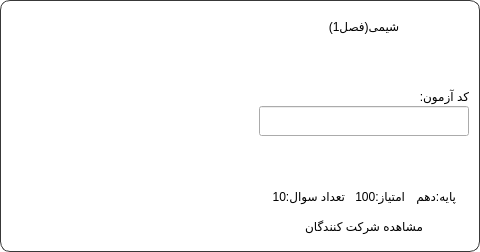
<?xml version="1.0" encoding="UTF-8"?>
<ui version="4.0">
 <class>cardFrame</class>
 <widget class="QFrame" name="cardFrame">
  <property name="geometry">
   <rect>
    <x>0</x>
    <y>0</y>
    <width>480</width>
    <height>252</height>
   </rect>
  </property>
  <property name="minimumSize">
   <size>
    <width>480</width>
    <height>252</height>
   </size>
  </property>
  <property name="maximumSize">
   <size>
    <width>600</width>
    <height>252</height>
   </size>
  </property>
  <property name="windowTitle">
   <string>Frame</string>
  </property>
  <property name="styleSheet">
   <string notr="true">QFrame#cardFrame{
background-color:#ffffff;
border-radius:10px;
border:1px solid #383838;
}</string>
  </property>
  <layout class="QHBoxLayout" name="horizontalLayout">
   <property name="spacing">
    <number>0</number>
   </property>
   <property name="leftMargin">
    <number>5</number>
   </property>
   <property name="topMargin">
    <number>0</number>
   </property>
   <property name="rightMargin">
    <number>5</number>
   </property>
   <property name="bottomMargin">
    <number>0</number>
   </property>
   <item>
    <widget class="QLabel" name="imageLabel">
     <property name="minimumSize">
      <size>
       <width>250</width>
       <height>250</height>
      </size>
     </property>
     <property name="styleSheet">
      <string notr="true"/>
     </property>
     <property name="text">
      <string/>
     </property>
     <property name="textFormat">
      <enum>Qt::MarkdownText</enum>
     </property>
     <property name="scaledContents">
      <bool>true</bool>
     </property>
     <property name="alignment">
      <set>Qt::AlignCenter</set>
     </property>
    </widget>
   </item>
   <item>
    <layout class="QVBoxLayout" name="verticalLayout">
     <property name="leftMargin">
      <number>5</number>
     </property>
     <property name="topMargin">
      <number>10</number>
     </property>
     <property name="rightMargin">
      <number>5</number>
     </property>
     <property name="bottomMargin">
      <number>10</number>
     </property>
     <item>
      <widget class="QLabel" name="cardTitle">
       <property name="minimumSize">
        <size>
         <width>160</width>
         <height>30</height>
        </size>
       </property>
       <property name="styleSheet">
        <string notr="true"/>
       </property>
       <property name="text">
        <string>شیمی(فصل1)</string>
       </property>
       <property name="alignment">
        <set>Qt::AlignCenter</set>
       </property>
      </widget>
     </item>
     <item>
      <spacer name="verticalSpacer">
       <property name="orientation">
        <enum>Qt::Vertical</enum>
       </property>
       <property name="sizeHint" stdset="0">
        <size>
         <width>20</width>
         <height>40</height>
        </size>
       </property>
      </spacer>
     </item>
     <item>
      <widget class="QLabel" name="label">
       <property name="minimumSize">
        <size>
         <width>0</width>
         <height>20</height>
        </size>
       </property>
       <property name="text">
        <string>کد آزمون:</string>
       </property>
      </widget>
     </item>
     <item>
      <widget class="QLineEdit" name="codeLineEdit">
       <property name="minimumSize">
        <size>
         <width>0</width>
         <height>30</height>
        </size>
       </property>
       <property name="readOnly">
        <bool>true</bool>
       </property>
      </widget>
     </item>
     <item>
      <spacer name="verticalSpacer_2">
       <property name="orientation">
        <enum>Qt::Vertical</enum>
       </property>
       <property name="sizeHint" stdset="0">
        <size>
         <width>20</width>
         <height>40</height>
        </size>
       </property>
      </spacer>
     </item>
     <item>
      <layout class="QHBoxLayout" name="horizontalLayout_2">
       <property name="spacing">
        <number>10</number>
       </property>
       <item>
        <spacer name="horizontalSpacer_2">
         <property name="orientation">
          <enum>Qt::Horizontal</enum>
         </property>
         <property name="sizeHint" stdset="0">
          <size>
           <width>40</width>
           <height>20</height>
          </size>
         </property>
        </spacer>
       </item>
       <item>
        <widget class="QLabel" name="questionsCountLabel">
         <property name="minimumSize">
          <size>
           <width>0</width>
           <height>30</height>
          </size>
         </property>
         <property name="text">
          <string>تعداد سوال:10</string>
         </property>
        </widget>
       </item>
       <item>
        <widget class="QLabel" name="scoreLabel">
         <property name="minimumSize">
          <size>
           <width>0</width>
           <height>30</height>
          </size>
         </property>
         <property name="text">
          <string>امتیاز:100</string>
         </property>
        </widget>
       </item>
       <item>
        <widget class="QLabel" name="classLabel">
         <property name="minimumSize">
          <size>
           <width>0</width>
           <height>30</height>
          </size>
         </property>
         <property name="text">
          <string>پایه:دهم</string>
         </property>
        </widget>
       </item>
       <item>
        <spacer name="horizontalSpacer">
         <property name="orientation">
          <enum>Qt::Horizontal</enum>
         </property>
         <property name="sizeHint" stdset="0">
          <size>
           <width>40</width>
           <height>20</height>
          </size>
         </property>
        </spacer>
       </item>
      </layout>
     </item>
     <item>
      <widget class="QPushButton" name="showMoreButton">
       <property name="minimumSize">
        <size>
         <width>210</width>
         <height>30</height>
        </size>
       </property>
       <property name="styleSheet">
        <string notr="true">border:none;
background-color:#ffffff;
border-radius:5px;</string>
       </property>
       <property name="text">
        <string>مشاهده شرکت کنندگان</string>
       </property>
       <property name="checkable">
        <bool>false</bool>
       </property>
       <property name="flat">
        <bool>false</bool>
       </property>
      </widget>
     </item>
    </layout>
   </item>
  </layout>
 </widget>
 <resources/>
 <connections/>
</ui>
